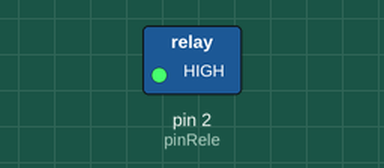
This sketch was run on a simulated Arduino Uno, built with avr-gcc and run on an emulated ATmega328P. On the bench: switched loads named in the sketch (green lamp = pin HIGH). Dashed ring = blinking.

Above: at 0.5 s.
Timing chart, 0 to 4.6 s (numbered marks = the images above):
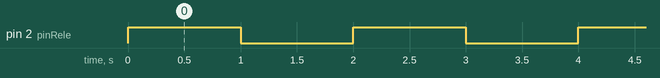

The sketch:

perif_ricos_usal_3_ing_infor_sesi_n_3_b3c_1.ino
```cpp
// C++ code
//
//https://github.com/GeneralLyric5

int pinRele = 2;

void setup()
{
  pinMode(pinRele, OUTPUT);


}

void loop()
{
  digitalWrite(pinRele, HIGH);
  delay(1000);
  digitalWrite(pinRele, LOW);
  delay(1000);
}
```

Measured:
- by itself, pin 2 (pinRele): alternates HIGH for 1.0 s and LOW for 1.0 s
